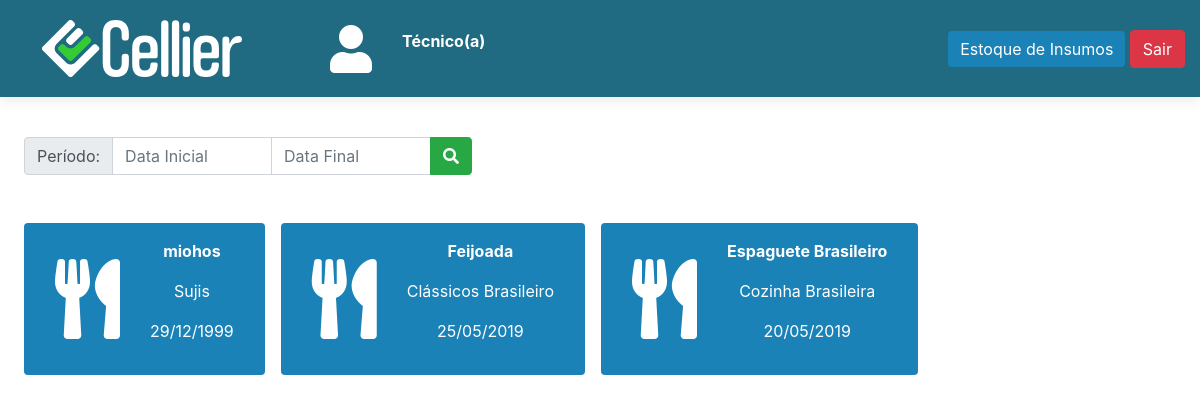
/home/tec (signed in), run on the app's committed database.
### tables this page shows
CREATE TABLE IF NOT EXISTS `pedido` (
  `ID` int(11) NOT NULL AUTO_INCREMENT,
  `oferta_ID` int(11) NOT NULL,
  `CUSTO` float(8,2) NOT NULL,
  `OBSERVACAO` varchar(255) DEFAULT NULL,
  `TITULO` varchar(50) NOT NULL,
  `DIA_ENTREGA` date NOT NULL,
  `ENVIADO` tinyint(1) NOT NULL DEFAULT '0',
  PRIMARY KEY (`ID`),
  FOREIGN KEY (`oferta_ID`)
        REFERENCES oferta(`ID`)
);

CREATE TABLE IF NOT EXISTS `disciplina` (
  `ID` varchar(10) NOT NULL,
  `NOME` varchar(100) NOT NULL,
  `SALDO` float UNSIGNED NOT NULL,
  PRIMARY KEY (`ID`)
);

### inc/database.php (called while the page is built, shortened)
<?php
function open_database() {
	try {
		$conn = new mysqli(DB_HOST, DB_USER, DB_PASSWORD, DB_NAME);
		$conn->set_charset('utf8');
		return $conn;
	} catch (Exception $e) {
		echo $e->getMessage();
		return null;
	}
}
function pesquisar($tabela = null, $id = null) {
	$db = open_database();
	$encontrado = null;
	try {
		if ($id) {
			$sql = "SELECT * FROM " . $tabela . " WHERE ID = " . $id;
			$resultado = mysqli_query($db, $sql);
			if ($resultado->num_rows > 0) {
				$encontrado = mysqli_fetch_array($resultado);
			}
		} else {
      $sql = "SELECT * FROM " . $tabela;
      $resultado = mysqli_query($db, $sql);
      if ($resultado->num_rows > 0) {
        $encontrado = mysqli_fetch_all($resultado, MYSQLI_ASSOC);
      }
    }
	} catch (Exception $e) {
    $_SESSION['mensagem'] = $e->getMessage();
    $_SESSION['tipo'] = 'danger';
  }
  return $encontrado;
}
function pesquisar_todos( $tabela ) {
  return pesquisar( $tabela );
}
?>

### home/tec/functions.php (called while the page is built, shortened)
<?php
function carregarPedidos() {
	$pedidos = pesquisar_todos('pedido');
}
function pesquisarDisciplina($id = null) {
	$oferta = pesquisar('oferta', $id);
	$disciplina = pesquisar('disciplina', $oferta['disciplina_ID']);
	return $disciplina;
}
function pesquisarProfessorNome($id = null) {
	$db = open_database();
	$professor = null;
	$sql = "SELECT * FROM oferta_professor WHERE oferta_ID = " . $id;
	$resultado = mysqli_query($db, $sql);
	if ($resultado->num_rows > 0) {
		foreach ($resultado as $prof) {
			$sql = "SELECT * FROM professor WHERE autenticacao_ID = " . $prof['professor_autenticacao_ID'];
			$resultado2 = mysqli_query($db, $sql);
			$encontrado = mysqli_fetch_array($resultado2);
			$professor .= $encontrado['NOME'] . " e ";
		}
		$professor = substr($professor, 0, -3);
	}
	return $professor;
}
?>

### home/tec/index.php (the view, shortened to what this page needs)
<?php
require_once('functions.php');
carregarPedidos();
include(HEADER_TEMPLATE);
include(HEADER_MENU);
?>
<div class="board">
	<form style="width: 40vw;">
		<div class="input-group m-2 p-3">
			<div class="input-group-prepend">
				<span class="input-group-text">Período:</span>
			</div>
			<input type="text" class="form-control" id="dataInicial" placeholder="Data Inicial" onfocus="(this.type='date')">
			<input type="text" class="form-control" id="dataFinal" placeholder="Data Final" onfocus="(this.type='date')">
			<div class="input-group-append">
				<button class="btn btn-success" type="button" id="filterPedido"><i class="fa fa-search"></i></button>
			</div>
		</div>
	</form>
	<div class="board-content">
		<div class="d-flex flex-wrap p-3 text-center text-white" id="boardPedidos">
			<?php if ($pedidos) : ?>
				<?php foreach ($pedidos as $pedido) : ?>
					<a class="shadow btn btn-primary p-3 m-2 text-center" data-toggle="modal" data-target="#verPedido"
					data-disciplina='{
					"id":"<?php echo $pedido['ID']; ?>",
					"titulo":"<?php echo $pedido['TITULO']; ?>",
					"data":"<?php echo date_format(date_create($pedido['DIA_ENTREGA']), 'Y-m-d'); ?>",
					"dataShow":"<?php echo date_format(date_create($pedido['DIA_ENTREGA']), 'd/m/Y'); ?>",
					"oferta":"<?php echo $pedido['oferta_ID']; ?>",
					"obs":"<?php echo $pedido['OBSERVACAO']; ?>",
					"custo":"<?php echo $pedido['CUSTO']; ?>",
					"prof":"<?php echo pesquisarProfessorNome($pedido['oferta_ID']); ?>",
					"discip":"<?php $disciplina = pesquisarDisciplina($pedido['oferta_ID']); echo $disciplina['NOME']; ?>"
				}' >
				<div class="row d-flex align-items-center">
					<div class="col text-center">
						<i class="fas fa-utensils fa-5x"></i>
					</div>
					<div class="col text-center">
						<p><strong><?php echo $pedido['TITULO'] ?></strong></p>
						<p><?php $disciplina = pesquisarDisciplina($pedido['oferta_ID']); echo $disciplina['NOME']; ?></p>
						<p><?php echo date_format(date_create($pedido['DIA_ENTREGA']), 'd/m/Y') ?></p>
					</div>
				</div>
			</a>
		<?php endforeach; ?>
		<?php else : ?>
			<td colspan="6">Nenhum pedido registrado.</td>
		<?php endif; ?>
	</div>
</div>
</div>
<?php
include(FOOTER_TEMPLATE);
?>

### inc/header.php (shortened to what this page needs)
<!DOCTYPE html>
<html lang="pt-br">
<head>
	<link rel="stylesheet" href="<?php echo BASEURL; ?>css/bootstrap.min.css">
	<link rel="stylesheet" href="https://use.fontawesome.com/releases/v5.8.2/css/all.css">
	<link rel="stylesheet" type="text/css" href="<?php echo BASEURL; ?>css/header-footer.css">
	<link rel="stylesheet" type="text/css" href="<?php echo BASEURL; ?>css/style.css">
	<link rel="stylesheet" type="text/css" href="<?php echo BASEURL; ?>css/animate.css">
	<link rel="stylesheet" type="text/css" href="<?php echo BASEURL; ?>css/select2.css">
    <link rel="stylesheet" type="text/css" href="<?php echo BASEURL; ?>css/select2-bootstrap-theme.css">
</head>
<body>

### inc/header-menu.php (shortened to what this page needs)
<?php
$cargo = $_SESSION['cargo'];
?>
<header id="header" class="mb-4">
	<div class="row d-flex align-items-center">
		<div class="col-3" id="logo">
			<a href="index.php">
				<img src="<?php echo BASEURL; ?>img/logo-white.svg">
			</a>
		</div>
		<div class="col-3  ">
			<div class="row d-inline-flex flex-nowrap align-items-center text-white">
					<div class="col">
						<i class="fas fa-user fa-3x"></i>
					</div>
					<div class="col">
						<p class="mb-0"><strong><?php echo $cargo ?></strong></p>
					</div>
				</div>
		</div>
		<div class="col-3">
		</div>
		<div class="col-3 text-right">
			<?php if ($cargo == 'Técnico(a)') : ?>
			<a class="btn btn-primary" href="matriz.php">Estoque de Insumos </a>
			<?php endif; ?>
			<a class="btn btn-danger" href="<?php echo BASEURL; ?>login/logout.php">Sair</a>
		</div>
	</div>
</header>

### inc/footer.php (shortened to what this page needs)
</body>
</html>

### css/style.css (style rules this page uses)
:root { --blue-sapphire: #216B82; --cyan-cornflower: #1A82B7; --lime-green: #33CC33; --safety-orange: #FF6700; --isabelline: #EBEBEB; }
body { margin: 0; padding: 0; }
.row { margin: 0; }
a { color: #eaeaea; transition: 0.5s; }
.btn-primary { border: none; background-color: var(--cyan-cornflower); }
#header { position: relative; top: 0px; padding: 20px 0; width: 100vw; height: auto; transition: all 0.5s; z-index: 997; background: var(--blue-sapphire); box-shadow: 0px 6px 9px 0px rgba(0, 0, 0, 0.06); }
#header #logo img { padding: 0; margin-left: 10%; max-width: 200px; min-width: 120px; }

### data on the page
pedido: TITULO "miohos", disciplina.NOME "Sujis", DIA_ENTREGA "29/12/1999"
pedido: TITULO "Feijoada", disciplina.NOME "Clássicos Brasileiro", DIA_ENTREGA "25/05/2019"
pedido: TITULO "Espaguete Brasileiro", disciplina.NOME "Cozinha Brasileira", DIA_ENTREGA "20/05/2019"

### other printed values
$cargo "Técnico(a)"
